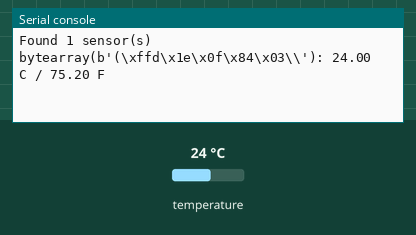
Recording of a program running on a simulated Raspberry Pi Pico running MicroPython. Shown: the last lines printed to the serial console. The test bench sets the inputs (shaded band); at power-on: temperature 24 °C.

Above: at 1.2 s.
1.3 s: temperature set to 12 °C
At 2.2 s:
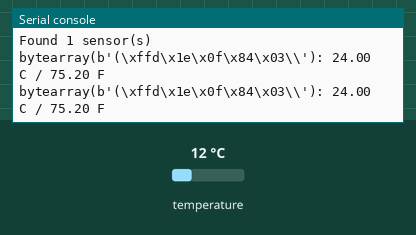
2.8 s: temperature set to 19 °C
At 3.7 s:
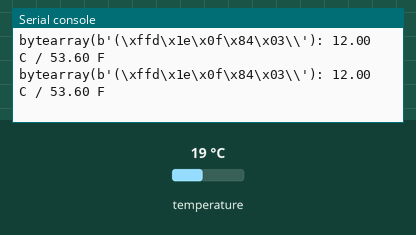
Timing chart, 0 to 5.8 s (numbered marks = the images above; inputs shaded):
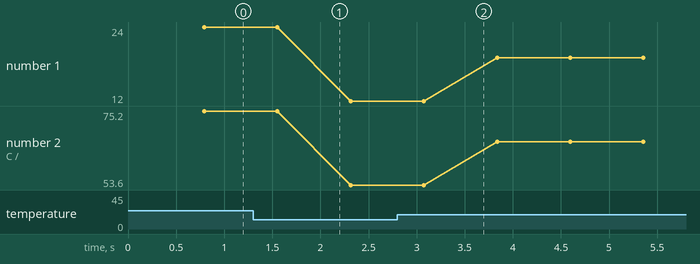

The program:

05_ds18b20_temperature.py
```python
"""Lab 05: Read a DS18B20 thermometer on GP4."""
from machine import Pin
from time import sleep_ms
import ds18x20
import onewire

bus = ds18x20.DS18X20(onewire.OneWire(Pin(4)))
devices = bus.scan()

if not devices:
    raise RuntimeError("No DS18B20 found; check DQ, GND, 3V3 and the 4.7k resistor")

print("Found {} sensor(s)".format(len(devices)))
while True:
    bus.convert_temp()
    sleep_ms(750)  # A 12-bit conversion needs up to 750 ms.
    for device in devices:
        celsius = bus.read_temp(device)
        print("{}: {:.2f} C / {:.2f} F".format(device, celsius, celsius * 9 / 5 + 32))
```

Measured:
- plotted number 1: 24 → 12 after the input at 1.3 s, 12 → 19 after the input at 2.8 s
- plotted number 2: 75.2 → 53.6 after the input at 1.3 s, 53.6 → 66.2 after the input at 2.8 s
